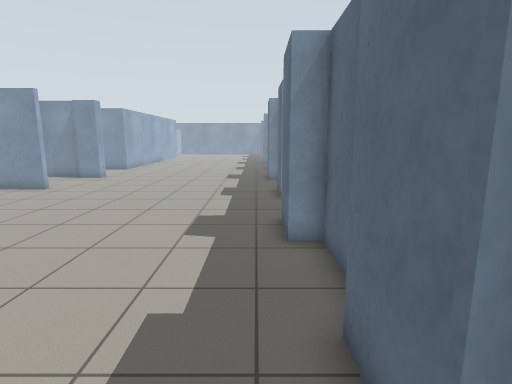
View 1 (above)

16 first-person views from a walk through a world built for the Gazebo simulator. The camera is 1.3 m above the floor, tilts 10° down and sees 80° across. The floor is counted in squares, 0.5 m on a side. Each view is taken from the middle of a square. On the plan, view 1 faces up. The plan holds only what a view shows up to about 20 squares ahead; the rest is blank. The place goes on beyond the plan. Simple shapes stand in for some stock models.

View 2
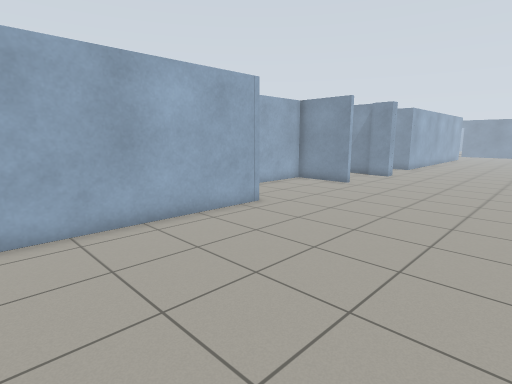

View 3
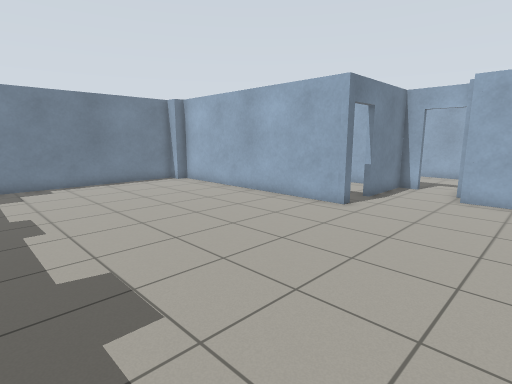

View 4
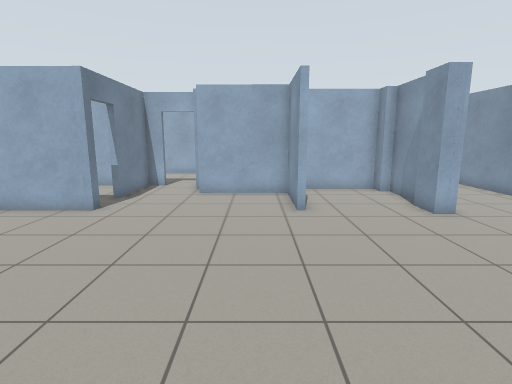

View 5
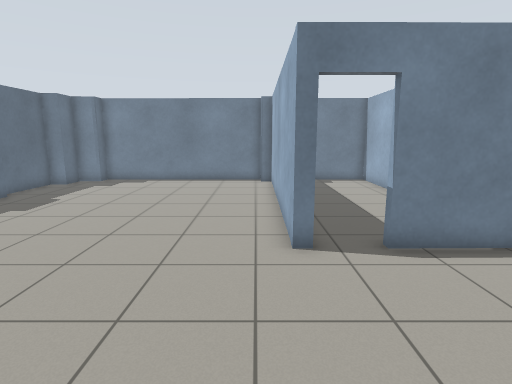

View 6
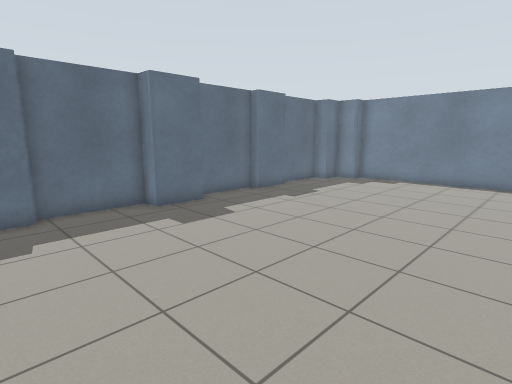

View 7
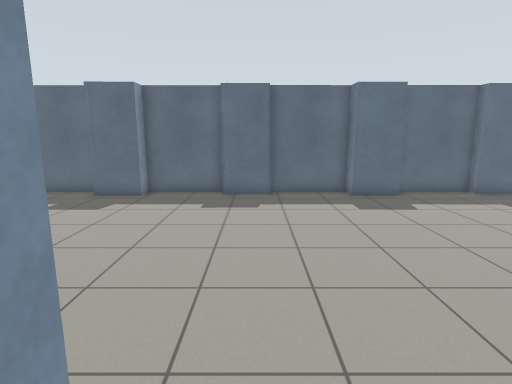

View 8
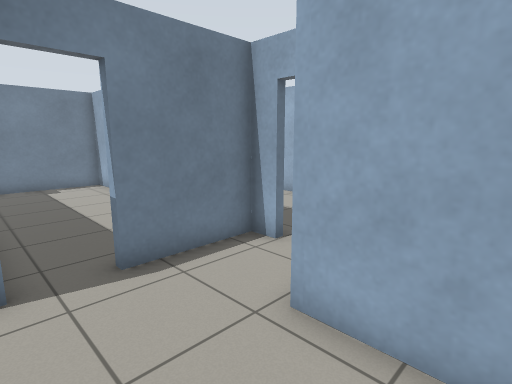

View 9
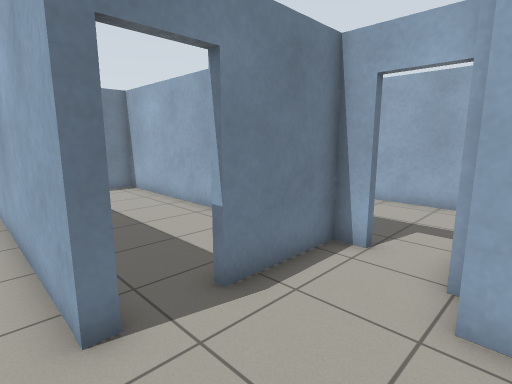

View 10
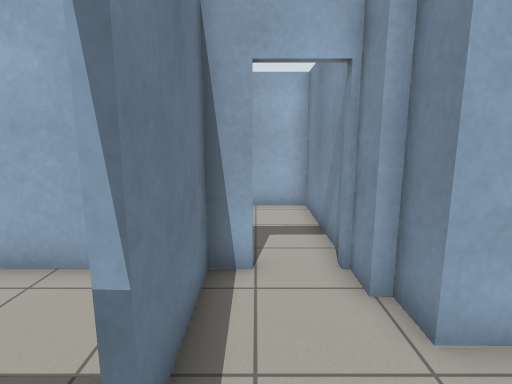

View 11
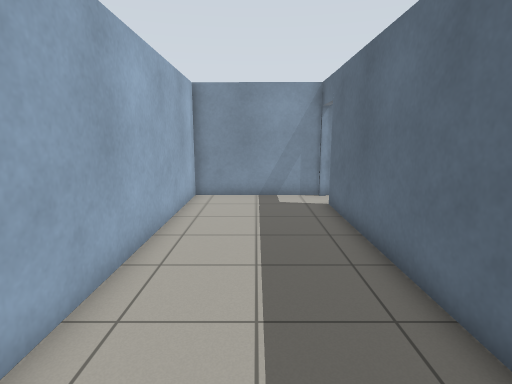

View 12
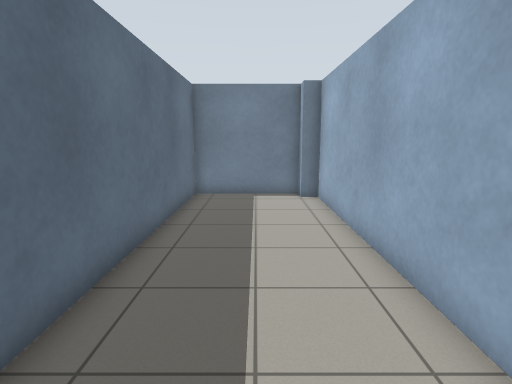

View 13
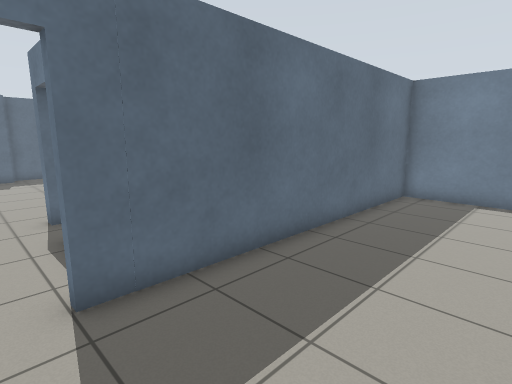

View 14
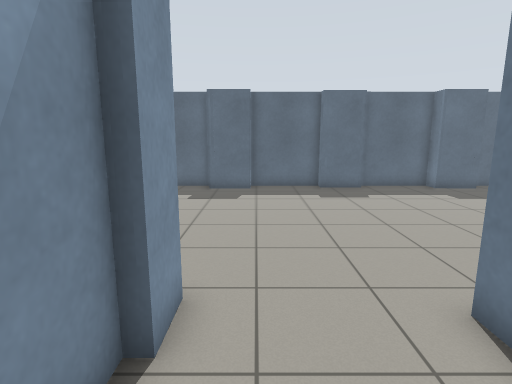

View 15
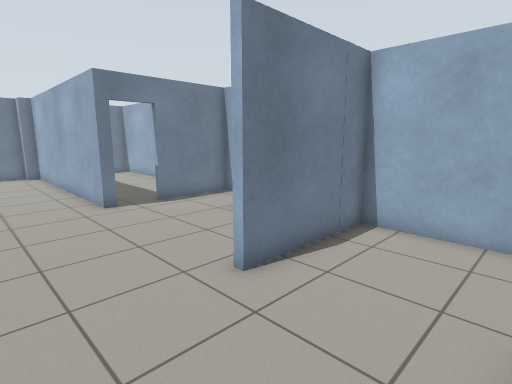

View 16
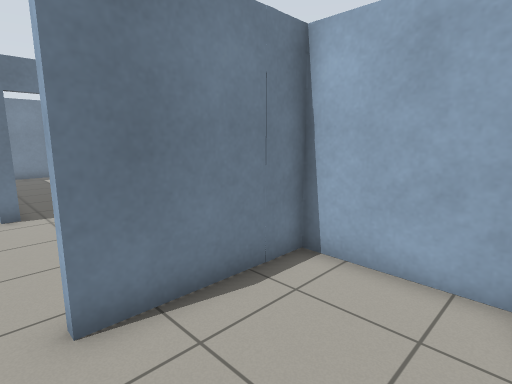

### Floor plan
Points are (right, up) in squares from view 1. A wall is a line through its corners. A room is listed if a view was taken in it or the views show most of it. See-through windows are left out.
Room 1 (views 1, 2, 3, 4, 5, 6, 7, 8, 9, 10, 14, 15, 16)
walls: (-11.4, 8.1) (-10.9, 8.1) (-10.9, -3.5); (-10.8, 15.5) (-14.5, 15.5) (-14.5, 11.3) (-15.8, 11.3) (-15.8, 10.9) (-16.8, 10.9); (1, 13.3) (1, 15.5) (1.7, 15.5) (1.7, 19.3) (1, 19.3) (1, 21.5); (-16.8, 8.9) (-16.8, 8) (-13.1, 8.1); (1.2, 1.5) (1.2, 3.6) (1.7, 3.6) (1.7, 7.4) (0.8, 7.4) (0.8, 9.6) (1.7, 9.6) (1.7, 13.4); (-10.3, 21) (-10.3, 20.2) (-11.7, 20.2) (-11.7, 20.6) (-14.9, 20.6) (-14.9, 20.2) (-15.7, 20.2) (-15.8, 15.8) (-10.8, 15.8); (-10.4, -4.3) (-0.6, -4.3) (-0.5, -3.5) (0.7, -3.5) (0.7, -2.2) (1.7, -2.2) (1.7, 1)
ways out: open door at (-17, 9.5) to room 2; open door at (-12.5, 8) to room 3
Room 2 (views 11, 12, 13)
walls: (-17, 10.9) (-22.8, 11) (-22.8, -3.5) (-22, -3.5); (-22, -4.3) (-17.1, -4.3) (-17.1, 8.9)
ways out: open door at (-17, 9.5) to room 1
Room 3 (no view inside)
walls: (-16.8, 6.1) (-16.7, -4.3) (-12.4, -4.3)
ways out: open door at (-12.5, 8) to room 1

Where each view was taken, in squares from view 1:
view 1: 0 up, 0 right, facing up
view 2: 1 down, 2 left, facing up-left
view 3: 14 up, 0 right, facing down-left
view 4: 14 up, 0 right, facing left
view 5: 15 up, 10 left, facing down
view 6: 15 up, 10 left, facing down-right
view 7: 14 up, 13 left, facing right
view 8: 14 up, 11 left, facing down-left
view 9: 12 up, 10 left, facing down-left
view 10: 9 up, 11 left, facing left
view 11: 3 down, 20 left, facing up
view 12: 10 up, 20 left, facing down
view 13: 10 up, 22 left, facing down-right
view 14: 19 up, 15 left, facing right
view 15: 20 up, 7 left, facing down-left
view 16: 20 up, 10 left, facing down-left
